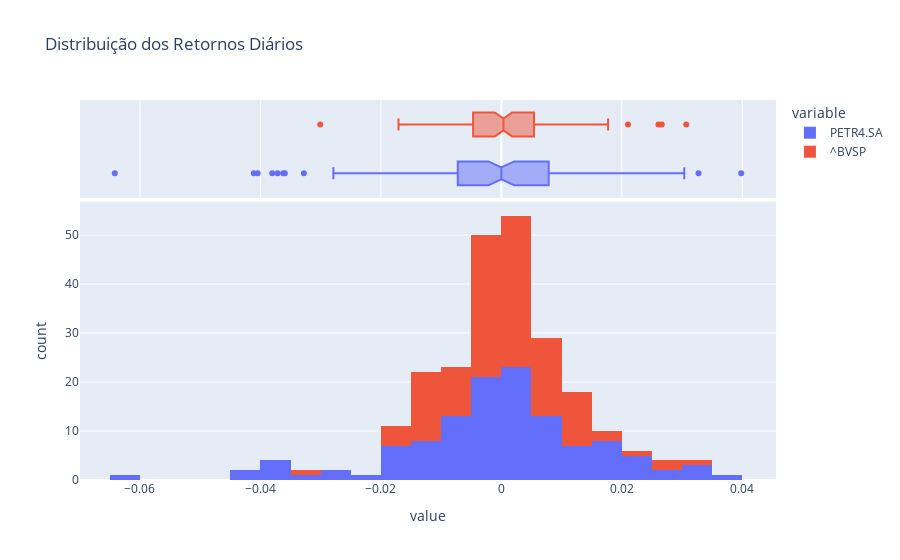

Source (notebook cell):
### Code cell
fig_hist = px.histogram(retornos, x=['PETR4.SA', '^BVSP'], marginal='box', title='Distribuição dos Retornos Diários')
fig_hist.show()
